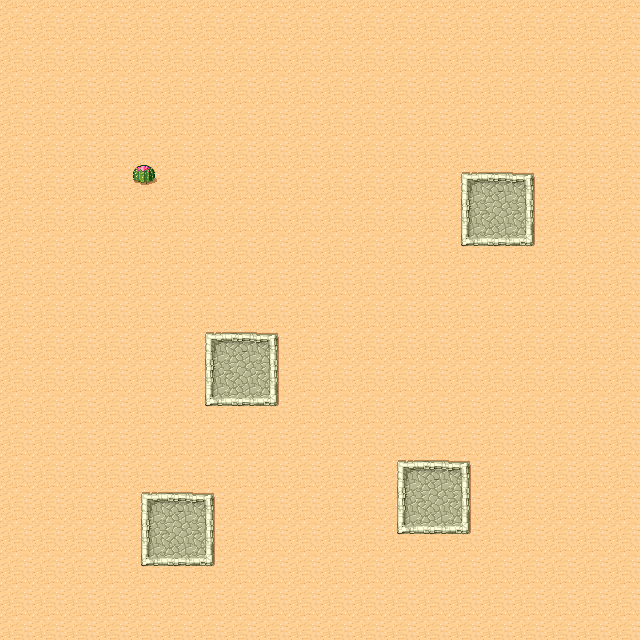

Below is a game level as drawn by its tile map, then a one-line description and the .tmx file that defines it, in full:
An orthogonal 20x20 tile map with 32x32 px tiles, 1 tile layer (Tile Layer 1).

<map version="1.5" tiledversion="1.7.2" orientation="orthogonal" renderorder="right-down" width="20" height="20" tilewidth="32" tileheight="32" infinite="0" nextlayerid="2" nextobjectid="1">
 <tileset firstgid="1" source="tmw_desert_spacing.tsx" />
 <layer id="1" name="Tile Layer 1" width="20" height="20">
  <data encoding="csv">
30,30,30,30,30,30,30,30,30,30,30,30,30,30,30,30,30,30,30,30,
30,30,30,30,30,30,30,30,30,30,30,30,30,30,30,30,30,30,30,30,
30,30,30,30,30,30,30,30,30,30,30,30,30,30,30,30,30,30,30,30,
30,30,30,30,30,30,30,30,30,30,30,30,30,30,30,30,30,30,30,30,
30,30,30,30,30,30,30,30,30,30,30,30,30,30,30,30,30,30,30,30,
30,30,30,30,31,30,30,30,30,30,30,30,30,30,25,26,27,30,30,30,
30,30,30,30,30,30,30,30,30,30,30,30,30,30,33,34,35,30,30,30,
30,30,30,30,30,30,30,30,30,30,30,30,30,30,41,42,43,30,30,30,
30,30,30,30,30,30,30,30,30,30,30,30,30,30,30,30,30,30,30,30,
30,30,30,30,30,30,30,30,30,30,30,30,30,30,30,30,30,30,30,30,
30,30,30,30,30,30,25,26,27,30,30,30,30,30,30,30,30,30,30,30,
30,30,30,30,30,30,33,34,35,30,30,30,30,30,30,30,30,30,30,30,
30,30,30,30,30,30,41,42,43,30,30,30,30,30,30,30,30,30,30,30,
30,30,30,30,30,30,30,30,30,30,30,30,30,30,30,30,30,30,30,30,
30,30,30,30,30,30,30,30,30,30,30,30,25,26,27,30,30,30,30,30,
30,30,30,30,25,26,27,30,30,30,30,30,33,34,35,30,30,30,30,30,
30,30,30,30,33,34,35,30,30,30,30,30,41,42,43,30,30,30,30,30,
30,30,30,30,41,42,43,30,30,30,30,30,30,30,30,30,30,30,30,30,
30,30,30,30,30,30,30,30,30,30,30,30,30,30,30,30,30,30,30,30,
30,30,30,30,30,30,30,30,30,30,30,30,30,30,30,30,30,30,30,30
</data>
 </layer>
</map>
